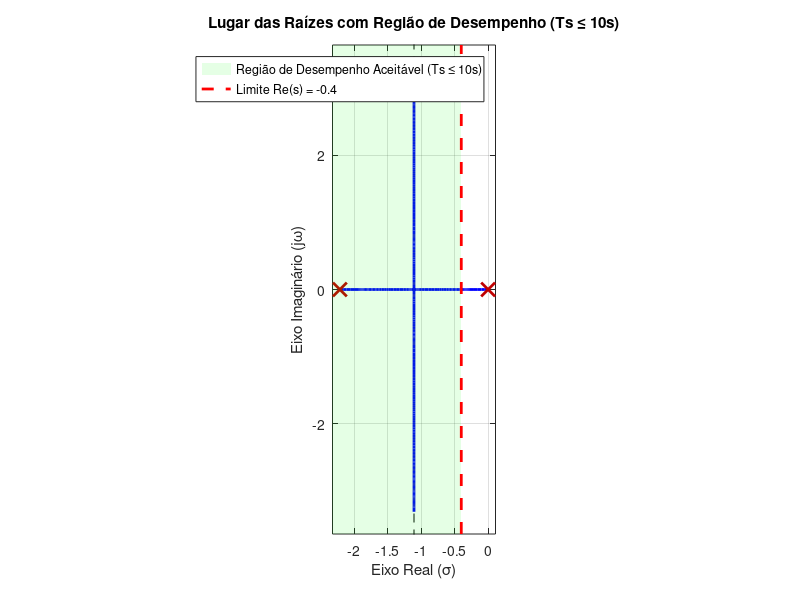

Here is the MATLAB script that generated this plot:
clear; close all; clc;

% --- 1. Definição do Sistema ---
s = tf("s");
% Parâmetros (usando os valores arredondados do seu trabalho)
G_s = (0.0526)/(s^2 + 2.2105*s);

% --- 2. Definição do Limite ---
% Ts <= 10s  -->  4/sigma <= 10  --> sigma >= 0.4
% No plano complexo: Re(s) <= -0.4
limite_sigma = -0.4;

% --- 3. Plotagem do Lugar das Raízes ---
figure;
rlocus(G_s);
hold on;
axis equal; % Garante proporção correta
grid on;

% --- 4. Desenhando a "Região de Interesse" (Sombreado) ---

% Primeiro, pegamos os limites atuais do gráfico para saber o tamanho da área
% Isso garante que o sombreado cubra todo o fundo visível
limites_y = ylim; 
limites_x = xlim; 

% Definimos os 4 vértices do retângulo que representa a região "Boa"
% (Do extremo esquerdo do gráfico até a linha -0.4)
x_vertices = [limites_x(1), limite_sigma, limite_sigma, limites_x(1)];
y_vertices = [limites_y(1), limites_y(1), limites_y(2), limites_y(2)];

% Cria o retângulo verde (g = green)
% FaceAlpha define a transparência (0.1 é bem clarinho, 1 é sólido)
area_ts = patch(x_vertices, y_vertices, 'g', 'FaceAlpha', 0.1, 'EdgeColor', 'none');

% --- 5. Desenhando a Linha de Fronteira ---
line_ts = plot([limite_sigma, limite_sigma], limites_y, 'r--', 'LineWidth', 2);

% --- 6. Acabamento ---
title('Lugar das Raízes com Região de Desempenho (Ts \leq 10s)');
xlabel('Eixo Real (\sigma)');
ylabel('Eixo Imaginário (j\omega)');

% Legenda para explicar o gráfico
legend([area_ts, line_ts], ...
       'Região de Desempenho Aceitável (Ts \leq 10s)', ...
       'Limite Re(s) = -0.4');

hold off;
